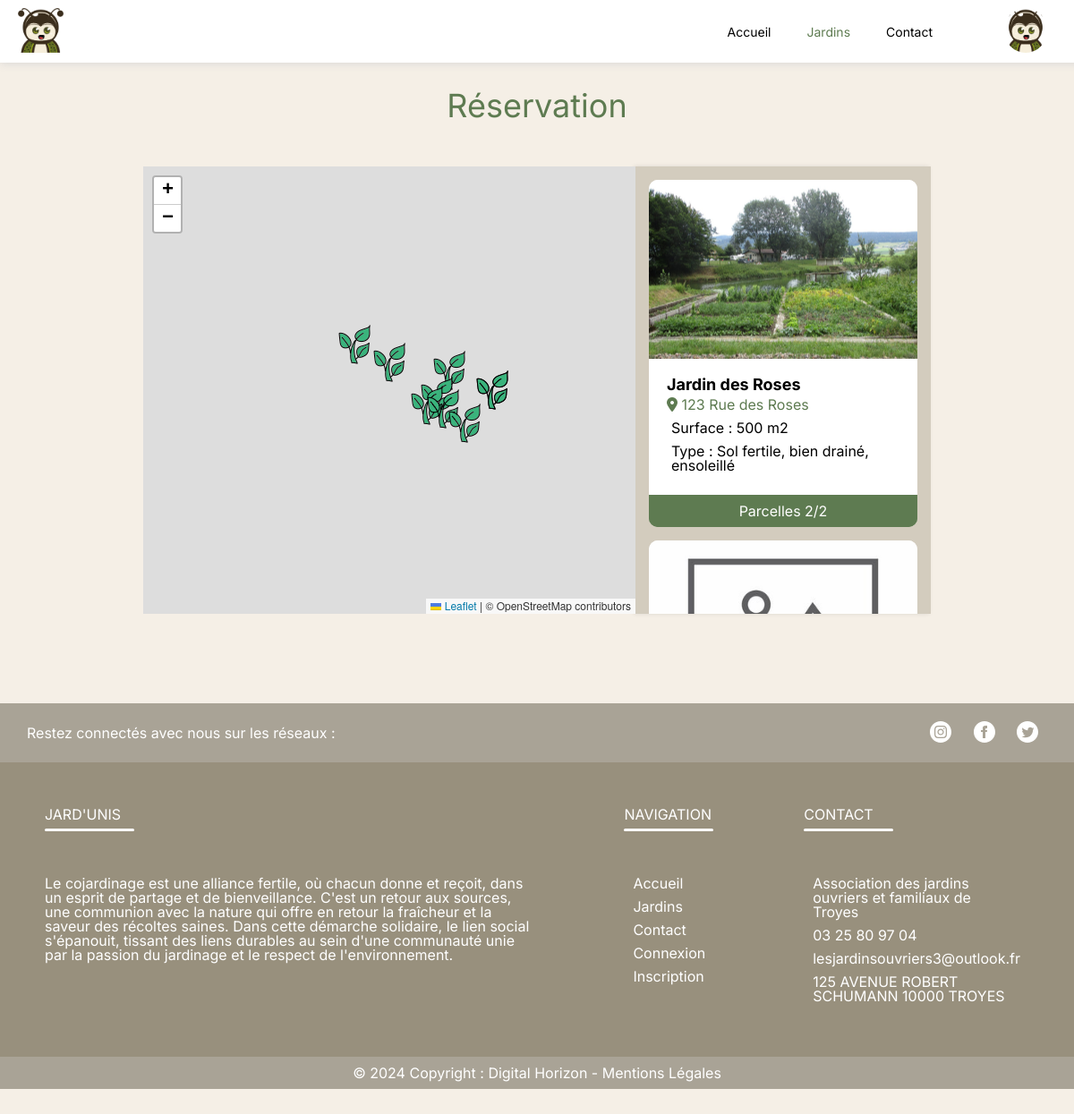
The page /jardins.php (signed in) on the database its author committed.
### tables this page shows
CREATE TABLE `users` (
  `user_id` int(11) NOT NULL,
  `user_nom` varchar(50) NOT NULL,
  `user_prnm` varchar(50) NOT NULL,
  `user_login` varchar(50) NOT NULL,
  `user_pass` varchar(255) NOT NULL,
  `user_email` varchar(100) NOT NULL,
  `user_photo` varchar(100) NOT NULL DEFAULT 'logo.webp'
);

CREATE TABLE `jardins` (
  `jardin_id` int(11) NOT NULL,
  `jardin_nom` varchar(50) NOT NULL,
  `jardin_surface` int(11) NOT NULL,
  `jardin_nbParcelles` int(11) NOT NULL,
  `jardin_adr` varchar(100) NOT NULL,
  `jardin_ville` varchar(50) NOT NULL,
  `jardin_coordLat` varchar(10) NOT NULL,
  `jardin_coordLong` varchar(10) NOT NULL,
  `jardin_photo` varchar(50) NOT NULL DEFAULT 'default_jardins.png',
  `jardin_maps` varchar(100) NOT NULL,
  `jardin_infoTerre` varchar(100) NOT NULL,
  `_user_id` int(11) NOT NULL
);

### jardins.php (the view, shortened to what this page needs)
<?php
require('model/connectBD.php');
require('composants/head.php');
require('composants/header.php');
$user_id = isset($_SESSION['user_id']) ? $_SESSION['user_id'] : null;
?>
<h1>Réservation</h1>
<div class="container">
    <div id="map-container">
        <div id="map"></div>
        <div id="locations">
            <ul id="location-list">
                <?php
                $reqJardins = $bd->query("SELECT * FROM jardins WHERE _user_id != $user_id ");
                $jardins = $reqJardins->fetchAll(PDO::FETCH_ASSOC);
                foreach ($jardins as $jardin) {
                    echo '<li data-lat="' . $jardin['jardin_coordLat'] . '" data-lng="' . $jardin['jardin_coordLong'] . '" data-name="' . $jardin['jardin_nom'] . '" data-adr="' . $jardin['jardin_adr'] . '" data-gmaps="' . $jardin['jardin_maps'] . '">';
                    echo '<div class="location-image" style="background: url(\'/src/assets/uploads/' . $jardin['jardin_photo'] . '\'); background-size: cover; background-position: center;"></div>';
                    echo '<h6>' . $jardin['jardin_nom'] . '</h6>';
                    echo '<p class="location-adresse"><i class="fas fa-map-marker-alt"></i> ' . $jardin['jardin_adr'] . '</p>';
                    echo '<div class="location-infos">';
                    echo '<p>Surface : ' . $jardin['jardin_surface'] . ' m2</p>';
                    echo '<p>Type : ' . $jardin['jardin_infoTerre'] . '</p>';
                    echo '</div>';
                    echo '<details>';
                    $reqCountParcelles = $bd->query("SELECT * FROM parcelles WHERE _jardin_id = " . $jardin['jardin_id'] . " AND parcelle_etat = 'LIBRE'");
                    $countParcelles = $reqCountParcelles->fetchAll(PDO::FETCH_ASSOC);
                    $countTotalParcelles = $bd->query("SELECT * FROM parcelles WHERE _jardin_id = " . $jardin['jardin_id']);
                    $totalParcelles = $countTotalParcelles->fetchAll(PDO::FETCH_ASSOC);
                    echo '<summary>Parcelles ' . count($countParcelles).'/'.count($totalParcelles).'</summary>';
                    echo '</details>';
                    echo '</li>';
                }
                ?>
            </ul>
        </div>
    </div>
</div>
<?php require("./composants/footer.php") ?>

### composants/header.php (shortened to what this page needs)
<header id="main-header">
    <div id="items-header">
        <a href="/index.php" title="ACCUEIL"><img src="../src/assets/img/logo.webp" alt="Logo"></a>
        <div id="links-header">
            <nav>
                <ul>
                    <li <?php echo (basename($_SERVER['PHP_SELF']) == 'index.php') ? 'class="current"' : ''; ?>><a href="/index.php">Accueil</a></li>
                    <li <?php echo (basename($_SERVER['PHP_SELF']) == 'jardins.php') ? 'class="current"' : ''; ?>><a href="/jardins.php">Jardins</a></li>
                    <li <?php echo (basename($_SERVER['PHP_SELF']) == 'contact.php') ? 'class="current"' : ''; ?>><a href="/contact.php">Contact</a></li>
                </ul>
                <ul>
                    <?php
                    if (isset($_SESSION['user_id'])) {
                        echo '<div class="img-profile">';
                        $reqPhoto = "SELECT user_photo FROM users WHERE user_id = '" . $_SESSION['user_id'] . "'";
                        $resultatPhoto = $bd->query($reqPhoto);
                        $photo = $resultatPhoto->fetch()['user_photo'];
                        echo '<img src="/src/assets/uploads/' . $photo . '" alt="Photo de profil">';
                        echo '</div>';
                        }
                    ?>
                </ul>
            </nav>
        </div>
    </div>
</header>

### src/assets/css/style.css (style rules this page uses)
html, body, div, span, applet, object, iframe, h1, h2, h3, h4, h5, h6, p, blockquote, pre, a, abbr, acronym, address, big, cite, code, del, dfn, em, img, ins, kbd, q, s, samp, small, strike, strong, sub, sup, tt, var, b, u, i, center, dl, dt, dd, ol, ul, li, fieldset, form, label, legend, table, caption, tbody, tfoot, thead, tr, th, td, article, aside, canvas, details, embed, figure, figcaption, footer, header, hgroup, menu, nav, output, ruby, section, summary, time, mark, audio, video { margin: 0; padding: 0; border: 0; font-size: 100%; font: inherit; vertical-align: baseline; }
article, aside, details, figcaption, figure, footer, header, hgroup, menu, nav, section { display: block; }
body { line-height: 1; }
ol, ul { list-style: none; }
body { font-family: "Inter", sans-serif; background-color: #f5efe6; }
h1 { text-align: center; font-size: 36px; color: #5E7B51; margin-top: 100px; }
header { margin: 0 auto; display: flex; height: 100px; align-items: center; font-family: 'Inter', sans-serif; z-index: 10; width: 100%; box-shadow: 0 0 10px lightgray; }
#items-header { max-width: 1250px; display: flex; justify-content: space-between; width: 100%; align-items: center; margin: 0 auto; padding: 0 10px; }
header nav { left: 0; display: flex; width: 100%; justify-content: flex-end; }
header nav ul { display: flex; align-items: center; list-style: none; padding: 0; margin: 0 30px; }
header nav ul li { margin: 0 20px; }
header nav ul li a { color: #000; text-decoration: none; font-size: 14px; transition: 0.3s; }
nav ul li.current a { color: #5E7B51; }
nav ul li.current a::after { background-color: #5E7B51; }
#main-header { height: 50px; display: flex; align-items: center; justify-content: space-between; padding: 10px; width: 100%; background-color: white; position: fixed; top: 0; transition: top 0.3s; z-index: 1001; }
#main-header li a { position: relative; }
#main-header li a::after { position: absolute; content: ""; width: 100%; height: 2px; top: 100%; left: 0; background-color: #5E7B51; transition: transform 0.5s; transform: scaleX(0); transform-origin: left; }
#items-header img { height: 50px; }
.img-profile { cursor: pointer; }
.img-profile img { width: 48px; height: 48px; border-radius: 50%; }
#map-container { display: flex; flex-direction: column; align-items: center; justify-content: center; padding: 20px; }
#map { width: 100%; height: 300px; }
#locations { width: 100%; background-color: #d3ccbe; }
#location-list { list-style: none; padding: 0; }
#location-list li { cursor: pointer; border-radius: 10px; margin: 15px; background-color: white; transform: scale(1.0); transition: transform 0.5s; }
#location-list h6 { font-size: 18px; font-weight: bold; padding: 20px 0 0 20px; }
.location-infos { padding: 0 0 20px 20px; }
.location-infos p { padding: 5px; }
#location-list details { background-color:#5E7B51; border-radius: 0 0 10px 10px; }
#location-list details summary { padding: 10px; list-style-type: none; background-color:#5E7B51; color: white; text-align: center; border-radius: 0 0 10px 10px; }
.location-image { height: 200px; width: 100%; border-radius: 10px 10px 0 0; }
.location-adresse { color: #5E7B51; padding: 5px 20px; }
@media (min-width: 768px) { #map-container { flex-direction: row; padding: 50px; } }
@media (min-width: 768px) { #map { width: 50%; height: 500px; } }
@media (min-width: 768px) { #locations { width: 30%; height: 500px; overflow-y: auto; box-shadow: -2px 0 5px rgba(0,0,0,0.1); } }

### rows shown on the page
users: user_photo (picture)
jardins: jardin_photo (picture), jardin_nom "Jardin des Roses", jardin_adr "123 Rue des Roses", jardin_surface "500", jardin_infoTerre "Sol fertile, bien drainé, ensoleillé", count($countParcelles) "2", count($totalParcelles) "2"
jardins: jardin_photo (placeholder picture)
